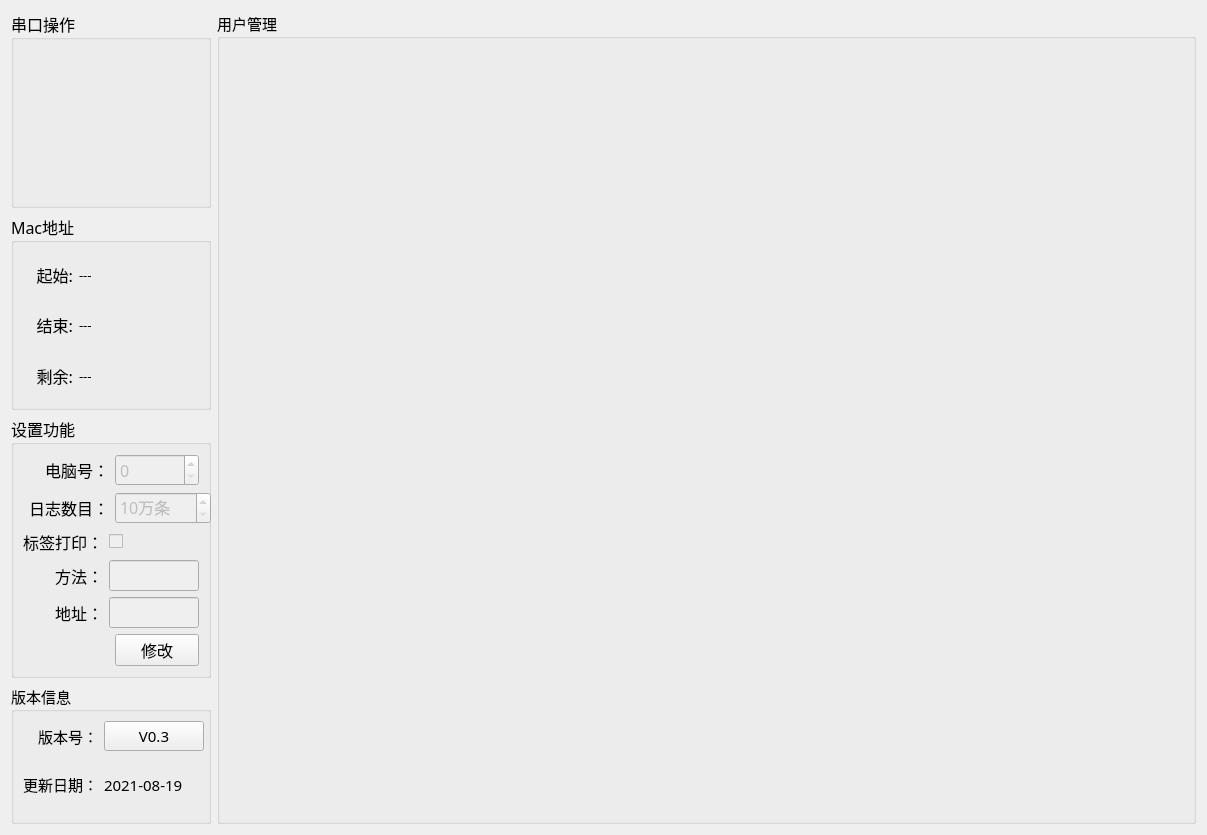
<?xml version="1.0" encoding="UTF-8"?>
<ui version="4.0">
 <class>Setup_MainWid</class>
 <widget class="QWidget" name="Setup_MainWid">
  <property name="geometry">
   <rect>
    <x>0</x>
    <y>0</y>
    <width>1207</width>
    <height>835</height>
   </rect>
  </property>
  <property name="font">
   <font>
    <family>微软雅黑</family>
    <pointsize>11</pointsize>
   </font>
  </property>
  <property name="windowTitle">
   <string>Form</string>
  </property>
  <layout class="QGridLayout" name="gridLayout_6">
   <item row="0" column="0">
    <widget class="QGroupBox" name="groupBox_3">
     <property name="minimumSize">
      <size>
       <width>0</width>
       <height>80</height>
      </size>
     </property>
     <property name="maximumSize">
      <size>
       <width>200</width>
       <height>220</height>
      </size>
     </property>
     <property name="font">
      <font>
       <family>微软雅黑</family>
       <pointsize>12</pointsize>
      </font>
     </property>
     <property name="title">
      <string>串口操作</string>
     </property>
     <layout class="QGridLayout" name="gridLayout">
      <item row="0" column="0">
       <widget class="QWidget" name="comWid" native="true">
        <property name="minimumSize">
         <size>
          <width>0</width>
          <height>70</height>
         </size>
        </property>
       </widget>
      </item>
      <item row="1" column="0">
       <widget class="QWidget" name="sourceWid" native="true">
        <property name="minimumSize">
         <size>
          <width>0</width>
          <height>70</height>
         </size>
        </property>
       </widget>
      </item>
     </layout>
    </widget>
   </item>
   <item row="1" column="0">
    <widget class="QGroupBox" name="groupBox_4">
     <property name="maximumSize">
      <size>
       <width>200</width>
       <height>300</height>
      </size>
     </property>
     <property name="font">
      <font>
       <family>微软雅黑</family>
       <pointsize>12</pointsize>
      </font>
     </property>
     <property name="title">
      <string>Mac地址</string>
     </property>
     <layout class="QGridLayout" name="gridLayout_3">
      <item row="0" column="0">
       <widget class="QLabel" name="label_11">
        <property name="minimumSize">
         <size>
          <width>0</width>
          <height>35</height>
         </size>
        </property>
        <property name="maximumSize">
         <size>
          <width>50</width>
          <height>16777215</height>
         </size>
        </property>
        <property name="text">
         <string>起始:</string>
        </property>
        <property name="alignment">
         <set>Qt::AlignRight|Qt::AlignTrailing|Qt::AlignVCenter</set>
        </property>
       </widget>
      </item>
      <item row="0" column="1">
       <widget class="QLabel" name="startMacLab">
        <property name="font">
         <font>
          <family>宋体</family>
          <pointsize>10</pointsize>
         </font>
        </property>
        <property name="text">
         <string>---</string>
        </property>
       </widget>
      </item>
      <item row="1" column="0">
       <widget class="QLabel" name="label_12">
        <property name="minimumSize">
         <size>
          <width>0</width>
          <height>35</height>
         </size>
        </property>
        <property name="maximumSize">
         <size>
          <width>50</width>
          <height>16777215</height>
         </size>
        </property>
        <property name="text">
         <string>结束:</string>
        </property>
        <property name="alignment">
         <set>Qt::AlignRight|Qt::AlignTrailing|Qt::AlignVCenter</set>
        </property>
       </widget>
      </item>
      <item row="1" column="1">
       <widget class="QLabel" name="endMacLab">
        <property name="font">
         <font>
          <family>宋体</family>
          <pointsize>10</pointsize>
         </font>
        </property>
        <property name="text">
         <string>---</string>
        </property>
       </widget>
      </item>
      <item row="2" column="0">
       <widget class="QLabel" name="label_13">
        <property name="minimumSize">
         <size>
          <width>0</width>
          <height>30</height>
         </size>
        </property>
        <property name="maximumSize">
         <size>
          <width>50</width>
          <height>16777215</height>
         </size>
        </property>
        <property name="text">
         <string>剩余:</string>
        </property>
        <property name="alignment">
         <set>Qt::AlignRight|Qt::AlignTrailing|Qt::AlignVCenter</set>
        </property>
       </widget>
      </item>
      <item row="2" column="1">
       <widget class="QLabel" name="cntMacLab">
        <property name="font">
         <font>
          <family>宋体</family>
          <pointsize>10</pointsize>
         </font>
        </property>
        <property name="text">
         <string>---</string>
        </property>
       </widget>
      </item>
     </layout>
    </widget>
   </item>
   <item row="0" column="1" rowspan="4">
    <widget class="QGroupBox" name="groupBox_5">
     <property name="title">
      <string>用户管理</string>
     </property>
     <layout class="QGridLayout" name="gridLayout_4">
      <item row="0" column="0">
       <widget class="QStackedWidget" name="stackedWid"/>
      </item>
     </layout>
    </widget>
   </item>
   <item row="2" column="0">
    <widget class="QGroupBox" name="groupBox_2">
     <property name="minimumSize">
      <size>
       <width>0</width>
       <height>0</height>
      </size>
     </property>
     <property name="maximumSize">
      <size>
       <width>200</width>
       <height>16777215</height>
      </size>
     </property>
     <property name="font">
      <font>
       <family>微软雅黑</family>
       <pointsize>12</pointsize>
      </font>
     </property>
     <property name="title">
      <string>设置功能</string>
     </property>
     <layout class="QGridLayout" name="gridLayout_5">
      <item row="0" column="0" colspan="2">
       <widget class="QLabel" name="label_16">
        <property name="text">
         <string>电脑号：</string>
        </property>
        <property name="alignment">
         <set>Qt::AlignRight|Qt::AlignTrailing|Qt::AlignVCenter</set>
        </property>
       </widget>
      </item>
      <item row="0" column="2">
       <widget class="QSpinBox" name="pcNumSpin">
        <property name="enabled">
         <bool>false</bool>
        </property>
        <property name="styleSheet">
         <string notr="true"/>
        </property>
        <property name="maximum">
         <number>9</number>
        </property>
       </widget>
      </item>
      <item row="1" column="0" colspan="2">
       <widget class="QLabel" name="label_15">
        <property name="text">
         <string>日志数目：</string>
        </property>
        <property name="alignment">
         <set>Qt::AlignRight|Qt::AlignTrailing|Qt::AlignVCenter</set>
        </property>
       </widget>
      </item>
      <item row="1" column="2">
       <widget class="QSpinBox" name="logCountSpin">
        <property name="enabled">
         <bool>false</bool>
        </property>
        <property name="minimumSize">
         <size>
          <width>96</width>
          <height>0</height>
         </size>
        </property>
        <property name="suffix">
         <string>万条</string>
        </property>
        <property name="minimum">
         <number>10</number>
        </property>
       </widget>
      </item>
      <item row="2" column="0">
       <widget class="QLabel" name="label_8">
        <property name="text">
         <string>标签打印：</string>
        </property>
       </widget>
      </item>
      <item row="2" column="1" colspan="2">
       <widget class="QCheckBox" name="LabelPrint">
        <property name="enabled">
         <bool>false</bool>
        </property>
        <property name="text">
         <string/>
        </property>
       </widget>
      </item>
      <item row="3" column="0">
       <widget class="QLabel" name="label_6">
        <property name="layoutDirection">
         <enum>Qt::RightToLeft</enum>
        </property>
        <property name="text">
         <string>方法：</string>
        </property>
        <property name="alignment">
         <set>Qt::AlignRight|Qt::AlignTrailing|Qt::AlignVCenter</set>
        </property>
       </widget>
      </item>
      <item row="3" column="1" colspan="2">
       <widget class="QLineEdit" name="Meta">
        <property name="enabled">
         <bool>false</bool>
        </property>
       </widget>
      </item>
      <item row="4" column="0">
       <widget class="QLabel" name="label_7">
        <property name="layoutDirection">
         <enum>Qt::RightToLeft</enum>
        </property>
        <property name="text">
         <string>地址：</string>
        </property>
        <property name="alignment">
         <set>Qt::AlignRight|Qt::AlignTrailing|Qt::AlignVCenter</set>
        </property>
       </widget>
      </item>
      <item row="4" column="1" colspan="2">
       <widget class="QLineEdit" name="IpLine">
        <property name="enabled">
         <bool>false</bool>
        </property>
       </widget>
      </item>
      <item row="5" column="0" colspan="2">
       <spacer name="horizontalSpacer_2">
        <property name="orientation">
         <enum>Qt::Horizontal</enum>
        </property>
        <property name="sizeHint" stdset="0">
         <size>
          <width>92</width>
          <height>20</height>
         </size>
        </property>
       </spacer>
      </item>
      <item row="5" column="2">
       <widget class="QPushButton" name="pcBtn">
        <property name="text">
         <string>修改</string>
        </property>
       </widget>
      </item>
     </layout>
    </widget>
   </item>
   <item row="3" column="0">
    <widget class="QGroupBox" name="groupBox">
     <property name="maximumSize">
      <size>
       <width>200</width>
       <height>140</height>
      </size>
     </property>
     <property name="title">
      <string>版本信息</string>
     </property>
     <layout class="QGridLayout" name="gridLayout_2">
      <item row="1" column="2">
       <widget class="QLabel" name="label_date">
        <property name="text">
         <string>2021-08-19</string>
        </property>
       </widget>
      </item>
      <item row="0" column="0">
       <widget class="QLabel" name="label">
        <property name="text">
         <string>版本号：</string>
        </property>
        <property name="alignment">
         <set>Qt::AlignRight|Qt::AlignTrailing|Qt::AlignVCenter</set>
        </property>
       </widget>
      </item>
      <item row="1" column="0">
       <widget class="QLabel" name="label_3">
        <property name="text">
         <string>更新日期：</string>
        </property>
        <property name="alignment">
         <set>Qt::AlignRight|Qt::AlignTrailing|Qt::AlignVCenter</set>
        </property>
       </widget>
      </item>
      <item row="0" column="2">
       <widget class="QPushButton" name="verBtn">
        <property name="minimumSize">
         <size>
          <width>100</width>
          <height>30</height>
         </size>
        </property>
        <property name="text">
         <string>V0.3</string>
        </property>
       </widget>
      </item>
     </layout>
    </widget>
   </item>
  </layout>
 </widget>
 <resources/>
 <connections/>
</ui>
